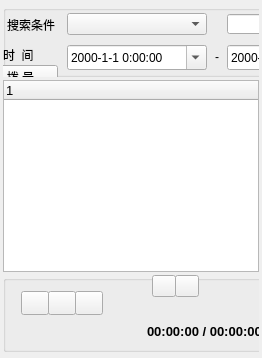
      <widget class="QWidget" name="tabArchives">
       <attribute name="title">
        <string>通话记录</string>
       </attribute>
       <layout class="QVBoxLayout" name="verticalLayout_5">
        <property name="spacing">
         <number>3</number>
        </property>
        <property name="margin">
         <number>3</number>
        </property>
        <item>
         <layout class="QVBoxLayout" name="verticalLayout_4">
          <item>
           <widget class="QWidget" name="widget_3" native="true">
            <property name="minimumSize">
             <size>
              <width>0</width>
              <height>74</height>
             </size>
            </property>
            <widget class="QGroupBox" name="groupBox_5">
             <property name="geometry">
              <rect>
               <x>0</x>
               <y>2</y>
               <width>865</width>
               <height>72</height>
              </rect>
             </property>
             <property name="title">
              <string/>
             </property>
             <widget class="QLabel" name="label_15">
              <property name="geometry">
               <rect>
                <x>0</x>
                <y>44</y>
                <width>54</width>
                <height>12</height>
               </rect>
              </property>
              <property name="layoutDirection">
               <enum>Qt::RightToLeft</enum>
              </property>
              <property name="text">
               <string>时  间</string>
              </property>
             </widget>
             <widget class="QComboBox" name="cbxToneAttrs">
              <property name="geometry">
               <rect>
                <x>552</x>
                <y>7</y>
                <width>92</width>
                <height>22</height>
               </rect>
              </property>
             </widget>
             <widget class="QLabel" name="label_16">
              <property name="geometry">
               <rect>
                <x>212</x>
                <y>44</y>
                <width>16</width>
                <height>16</height>
               </rect>
              </property>
              <property name="text">
               <string>-</string>
              </property>
             </widget>
             <widget class="QLabel" name="label_14">
              <property name="geometry">
               <rect>
                <x>472</x>
                <y>12</y>
                <width>77</width>
                <height>16</height>
               </rect>
              </property>
              <property name="text">
               <string>来去电类型</string>
              </property>
             </widget>
             <widget class="QLabel" name="label_13">
              <property name="geometry">
               <rect>
                <x>4</x>
                <y>12</y>
                <width>53</width>
                <height>16</height>
               </rect>
              </property>
              <property name="layoutDirection">
               <enum>Qt::RightToLeft</enum>
              </property>
              <property name="text">
               <string>搜索条件</string>
              </property>
             </widget>
             <widget class="QPushButton" name="btnToneQuery">
              <property name="geometry">
               <rect>
                <x>716</x>
                <y>38</y>
                <width>93</width>
                <height>25</height>
               </rect>
              </property>
              <property name="styleSheet">
               <string notr="true">color: rgb(255, 0, 0);</string>
              </property>
              <property name="text">
               <string>搜 索</string>
              </property>
             </widget>
             <widget class="QLineEdit" name="edtToneQueryContent">
              <property name="geometry">
               <rect>
                <x>224</x>
                <y>9</y>
                <width>217</width>
                <height>20</height>
               </rect>
              </property>
             </widget>
             <widget class="QComboBox" name="cbxToneQueryTypes">
              <property name="geometry">
               <rect>
                <x>64</x>
                <y>8</y>
                <width>140</width>
                <height>22</height>
               </rect>
              </property>
              <property name="font">
               <font>
                <pointsize>10</pointsize>
               </font>
              </property>
             </widget>
             <widget class="QDateTimeEdit" name="dtToneStart">
              <property name="geometry">
               <rect>
                <x>64</x>
                <y>40</y>
                <width>140</width>
                <height>25</height>
               </rect>
              </property>
              <property name="displayFormat">
               <string>yyyy-M-d H:mm:ss</string>
              </property>
              <property name="calendarPopup">
               <bool>true</bool>
              </property>
             </widget>
             <widget class="QDateTimeEdit" name="dtToneEnd">
              <property name="geometry">
               <rect>
                <x>224</x>
                <y>40</y>
                <width>140</width>
                <height>25</height>
               </rect>
              </property>
              <property name="displayFormat">
               <string>yyyy-M-d H:mm:ss</string>
              </property>
              <property name="calendarPopup">
               <bool>true</bool>
              </property>
             </widget>
             <widget class="QLabel" name="label_17">
              <property name="geometry">
               <rect>
                <x>364</x>
                <y>44</y>
                <width>153</width>
                <height>16</height>
               </rect>
              </property>
              <property name="layoutDirection">
               <enum>Qt::RightToLeft</enum>
              </property>
              <property name="text">
               <string>备注/产品ID/客户经理</string>
              </property>
              <property name="alignment">
               <set>Qt::AlignCenter</set>
              </property>
             </widget>
             <widget class="QLineEdit" name="edtToneQueryMemo">
              <property name="geometry">
               <rect>
                <x>508</x>
                <y>42</y>
                <width>201</width>
                <height>20</height>
               </rect>
              </property>
             </widget>
             <widget class="QPushButton" name="btnRecordDial">
              <property name="geometry">
               <rect>
                <x>-20</x>
                <y>60</y>
                <width>75</width>
                <height>23</height>
               </rect>
              </property>
              <property name="text">
               <string>拨 号</string>
              </property>
             </widget>
             <widget class="QComboBox" name="cbxToneType">
              <property name="geometry">
               <rect>
                <x>716</x>
                <y>8</y>
                <width>92</width>
                <height>22</height>
               </rect>
              </property>
             </widget>
             <widget class="QLabel" name="label_19">
              <property name="geometry">
               <rect>
                <x>656</x>
                <y>13</y>
                <width>54</width>
                <height>12</height>
               </rect>
              </property>
              <property name="text">
               <string>通话类型</string>
              </property>
             </widget>
            </widget>
           </widget>
          </item>
          <item>
           <widget class="QTreeWidget" name="tvToneList">
            <property name="font">
             <font>
              <pointsize>10</pointsize>
             </font>
            </property>
            <column>
             <property name="text">
              <string notr="true">1</string>
             </property>
            </column>
           </widget>
          </item>
          <item>
           <widget class="QWidget" name="widget_4" native="true">
            <property name="minimumSize">
             <size>
              <width>0</width>
              <height>80</height>
             </size>
            </property>
            <widget class="QGroupBox" name="groupBox_4">
             <property name="geometry">
              <rect>
               <x>0</x>
               <y>0</y>
               <width>809</width>
               <height>77</height>
              </rect>
             </property>
             <property name="title">
              <string/>
             </property>
             <widget class="QPushButton" name="btnNext">
              <property name="geometry">
               <rect>
                <x>172</x>
                <y>0</y>
                <width>24</width>
                <height>22</height>
               </rect>
              </property>
              <property name="text">
               <string/>
              </property>
             </widget>
             <widget class="QPushButton" name="btnPause">
              <property name="geometry">
               <rect>
                <x>45</x>
                <y>16</y>
                <width>28</width>
                <height>24</height>
               </rect>
              </property>
              <property name="text">
               <string/>
              </property>
              <property name="flat">
               <bool>false</bool>
              </property>
             </widget>
             <widget class="QPushButton" name="btnPlay">
              <property name="geometry">
               <rect>
                <x>18</x>
                <y>16</y>
                <width>28</width>
                <height>24</height>
               </rect>
              </property>
              <property name="text">
               <string/>
              </property>
              <property name="flat">
               <bool>false</bool>
              </property>
             </widget>
             <widget class="QPushButton" name="btnStop">
              <property name="geometry">
               <rect>
                <x>72</x>
                <y>16</y>
                <width>28</width>
                <height>24</height>
               </rect>
              </property>
              <property name="text">
               <string/>
              </property>
             </widget>
             <widget class="QPushButton" name="btnBack">
              <property name="geometry">
               <rect>
                <x>149</x>
                <y>0</y>
                <width>24</width>
                <height>22</height>
               </rect>
              </property>
              <property name="text">
               <string/>
              </property>
             </widget>
             <widget class="QLabel" name="txtPlayIndicator">
              <property name="geometry">
               <rect>
                <x>144</x>
                <y>48</y>
                <width>137</width>
                <height>16</height>
               </rect>
              </property>
              <property name="font">
               <font>
                <pointsize>10</pointsize>
                <weight>75</weight>
                <bold>true</bold>
               </font>
              </property>
              <property name="text">
               <string>00:00:00 / 00:00:00</string>
              </property>
             </widget>
             <widget class="Phonon::SeekSlider" name="seekSlider">
              <property name="geometry">
               <rect>
                <x>140</x>
                <y>20</y>
                <width>641</width>
                <height>21</height>
               </rect>
              </property>
             </widget>
             <widget class="Phonon::VolumeSlider" name="volumeSlider">
              <property name="geometry">
               <rect>
                <x>16</x>
                <y>48</y>
                <width>109</width>
                <height>22</height>
               </rect>
              </property>
             </widget>
             <widget class="QPushButton" name="btnToneMemo">
              <property name="geometry">
               <rect>
                <x>708</x>
                <y>45</y>
                <width>75</width>
                <height>23</height>
               </rect>
              </property>
              <property name="text">
               <string>备注信息</string>
              </property>
             </widget>
             <widget class="QLabel" name="label_18">
              <property name="geometry">
               <rect>
                <x>282</x>
                <y>53</y>
                <width>54</width>
                <height>12</height>
               </rect>
              </property>
              <property name="text">
               <string>通话时间:</string>
              </property>
             </widget>
             <widget class="QLabel" name="txtToneTime">
              <property name="geometry">
               <rect>
                <x>340</x>
                <y>48</y>
                <width>145</width>
                <height>21</height>
               </rect>
              </property>
              <property name="frameShape">
               <enum>QFrame::StyledPanel</enum>
              </property>
              <property name="frameShadow">
               <enum>QFrame::Sunken</enum>
              </property>
              <property name="text">
               <string/>
              </property>
             </widget>
             <widget class="QLabel" name="label_20">
              <property name="geometry">
               <rect>
                <x>497</x>
                <y>54</y>
                <width>54</width>
                <height>12</height>
               </rect>
              </property>
              <property name="text">
               <string>电话号码:</string>
              </property>
             </widget>
             <widget class="QLabel" name="txtTonePhone">
              <property name="geometry">
               <rect>
                <x>552</x>
                <y>48</y>
                <width>145</width>
                <height>21</height>
               </rect>
              </property>
              <property name="frameShape">
               <enum>QFrame::StyledPanel</enum>
              </property>
              <property name="frameShadow">
               <enum>QFrame::Sunken</enum>
              </property>
              <property name="text">
               <string/>
              </property>
             </widget>
            </widget>
           </widget>
          </item>
         </layout>
        </item>
       </layout>
      </widget>
